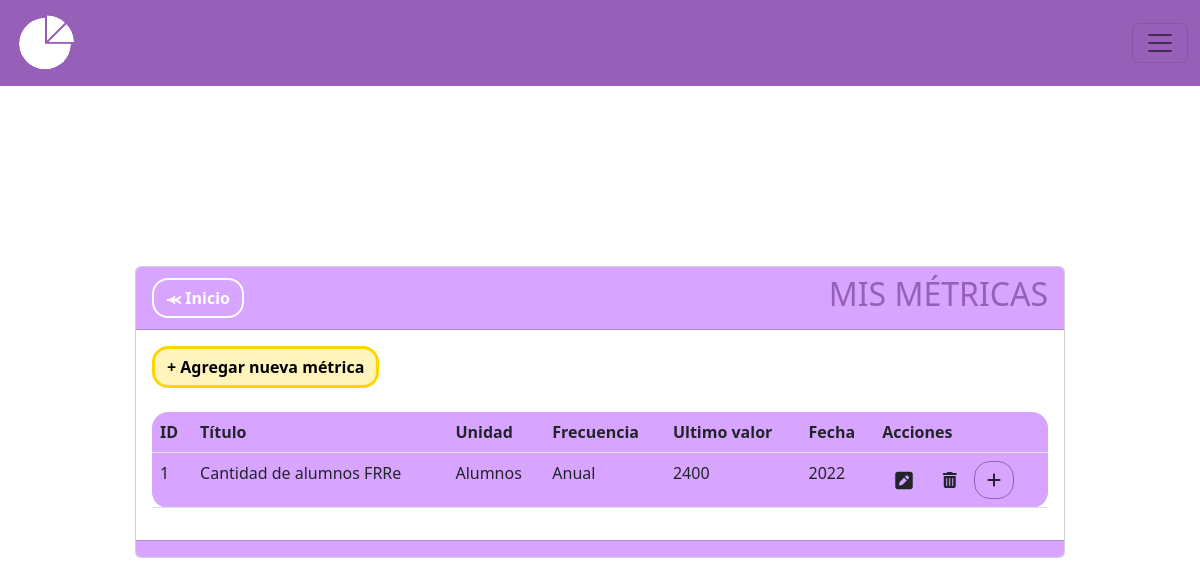
Page /metricas on the earlier database version.
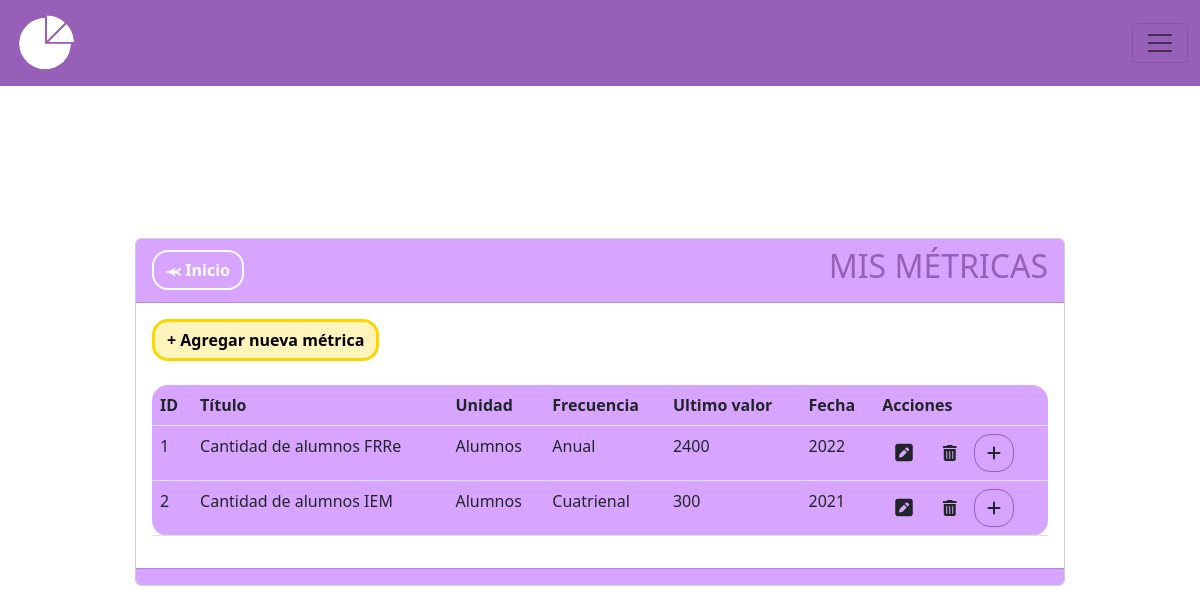
Same page on the later database version.
### MIReApp/models.py (models this page shows, shortened)
class Metrica(models.Model):
    id = models.AutoField(primary_key=True)
    titulo = models.CharField(max_length=100,
                              verbose_name='Título',
                              unique= True,
                              validators= [
                                  RegexValidator(regex= r'^[a-zA-Z\s]*$',
                                                 message="El nombre no puede contener caracteres especiales.",
                                                 code='invalid_nombre')
                              ])
    descripcion = models.TextField(max_length=100, verbose_name='Descripción', blank=True, null=True)  #blank=True y null=True permiten que el campo se envie vacio
    unidad_medida = models.CharField(max_length=100,
                                        verbose_name='Unidad de Medida',
                                        validators= [
                                            RegexValidator(regex= r'^[a-zA-Z\s]*$',
                                                            message="La unidad de medida no puede contener caracteres especiales",
                                                            code='invalid_nombre')
                                        ])
    frecuencia = models.CharField(max_length=10, choices=FRECUENCIAS)
    valor = models.IntegerField(verbose_name='Valor', validators=[MinValueValidator(0, message="El valor no puede ser negativo")], default=0)
    year = models.PositiveIntegerField(verbose_name='Ingrese año:', validators=[validate_year])
    month = models.CharField(max_length=10, verbose_name='Ingrese mes:', choices=MESES, blank=True, null=True)
    semestral = models.CharField(max_length=15, verbose_name='Ingrese semestre:', choices=SEMESTRES, blank=True, null=True,)
    year2 = models.PositiveIntegerField(blank=True, null=True, verbose_name='Segundo año')

### MIReApp/views.py (the view)
# urls.py: path('metricas', views.metricas, name='metricas'),
def metricas(request):
    metricas = Metrica.objects.all()
    ultimos_valores = list()
    for u in metricas:
        if HistorialMetrica.objects.filter(metrica=u.id).order_by('año_historico'):
            t = list(HistorialMetrica.objects.filter(metrica=u.id).order_by('año_historico'))[-1] #Obtengo el la ultima instancia de la metrica
            u.valor = str(t.valor_historico) #Agrego en el campo valor, el valor de la ultima instancia
            u.year = str(t.año_historico) #Agrego en el campo año, el año de la ultima instancia
    return render(request, 'metricas/index.html', {'metrica': metricas})

### MIReApp/templates/metricas/index.html (shortened to what this page needs)
{% extends "base.html" %}
{% block contenido %}
<center>
    <link rel="stylesheet" href="https://cdnjs.cloudflare.com/ajax/libs/font-awesome/6.4.2/css/all.min.css">
    <div class="col-md-10 card" style="text-align: left;">
        <div class="card-header" style="background-color: #D7A5FF;">
            <div style="display: flex; justify-content: space-between; align-items: center;">
                <span><a href="{% url 'inicio' %}" class="btn btn-secondary rounded-4 fw-bold" style="background-color: transparent; color: #ffff;border-color: #ffff;border-width: 2px;">⪻ Inicio</a></span>
                <span><h2 style="color: #965FB8">MIS MÉTRICAS</h2></span>
            </div>
        </div>
        <div class="card-body">
            <a name="" id="" class="btn fw-bold rounded-4" style="background-color: #fff4bb;color: #000000;border-color: #ffd500;border-width: 3px;" href="{% url 'crear' %}">+ Agregar nueva métrica</a>
            <br>
            <br>
            <div class="table-responsive">
                <table class="table rounded-4" style="background-color: #D7A5FF;">
                    <thead>
                        <tr>
                            <th scope="col">ID</th>
                            <th scope="col">Título</th>
                            <th scope="col">Unidad</th>
                            <th scope="col">Frecuencia</th>
                            <th scope="col">Ultimo valor</th>
                            <th scope="col">Fecha</th>
                            <th scope="col">Acciones</th>
                        </tr>
                    </thead>
                    <tbody>
                        {% for metri in metrica %}
                        <tr class="">
                            <td scope="row">{{ metri.id }}</td>
                            <td>{{ metri.titulo }}</td>
                            <td>{{ metri.unidad_medida }}</td>
                            <td>{{ metri.frecuencia }}</td>
                            <td>{{ metri.valor }}</td>
                            <td>{{ metri.year }}</td>
                            <td>
                                <a name="" id="" class="btn" href="{% url 'editar' metri.id %}"><i class="fa-solid fa-square-pen fa-lg"></i></a>
                                <a name="" id="" class="btn" href="{% url 'eliminar' metri.id %}" role="button"><i class="fa-solid fa-trash-can"></i></a>
                                <a name="" id="" class="btn rounded-4" style="border-color: #965FB8" href="{% url 'historial_metrica' metri.id %}"><i class="fa-solid fa-plus"></i></a>
                            </td>
                        </tr>
                        {% endfor %}
                    </tbody>
                </table>
            </div>
        </div>
        <div class="card-footer text-muted" style="background-color: #D7A5FF;">
        </div>
    </div>
</center>
{% endblock %}

Differences in the rows shown:
added Metrica: id "2", titulo "Cantidad de alumnos IEM", unidad_medida "Alumnos", frecuencia "Cuatrienal", valor "300", year "2021"
